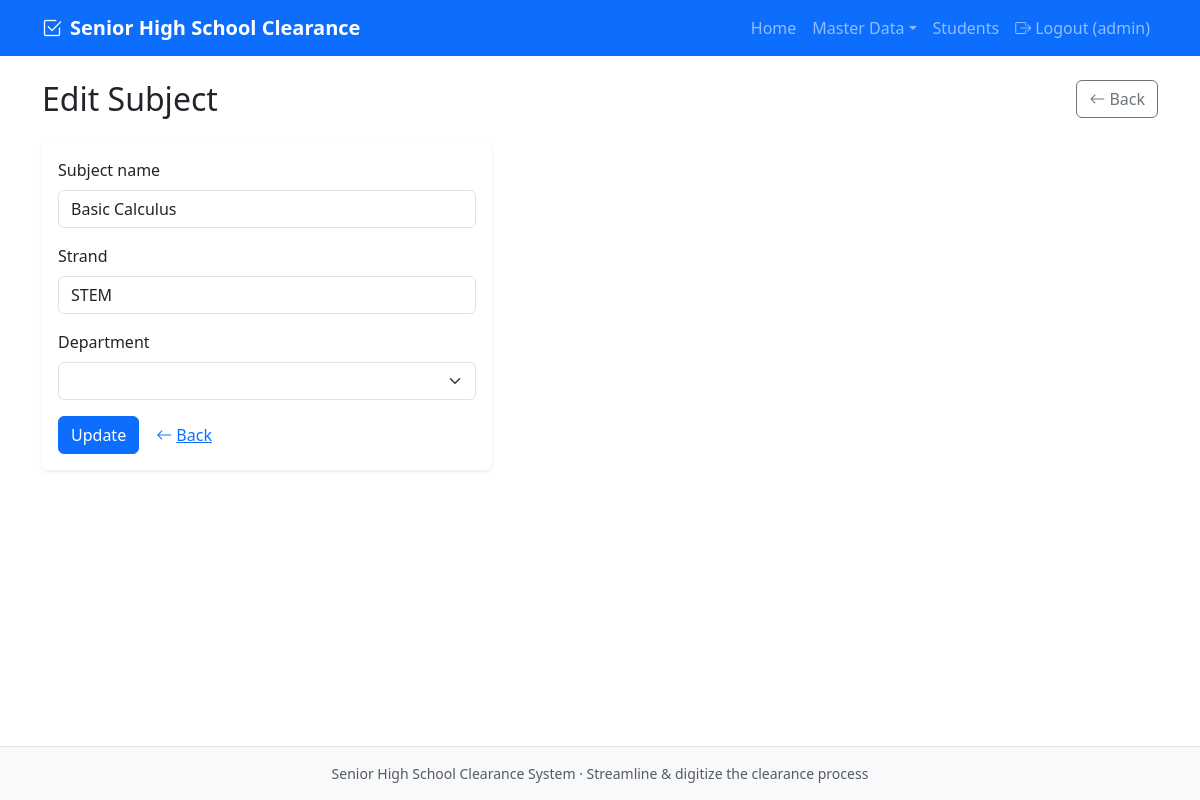
The app's page /admin/subjects/edit.php?id=3 (signed in) with its own data.
### tables this page shows
CREATE TABLE users (
    user_id INT AUTO_INCREMENT PRIMARY KEY,
    username VARCHAR(80) NOT NULL UNIQUE,
    password_hash VARCHAR(255) NOT NULL,
    role ENUM('student', 'teacher', 'admin') NOT NULL,
    reference_id VARCHAR(20) DEFAULT NULL COMMENT 'LRN for student, teacher_id for teacher, NULL for admin',
    created_at TIMESTAMP DEFAULT CURRENT_TIMESTAMP,
    CONSTRAINT chk_reference CHECK (
        (role = 'admin' AND reference_id IS NULL) OR
        (role IN ('student', 'teacher') AND reference_id IS NOT NULL AND reference_id != '')
    )
);

CREATE TABLE subjects (
    subject_id INT AUTO_INCREMENT PRIMARY KEY,
    subject_name VARCHAR(100) NOT NULL,
    strand VARCHAR(50) NOT NULL,
    strand_id INT DEFAULT NULL,
    department_id INT NOT NULL,
    FOREIGN KEY (department_id) REFERENCES departments(department_id) ON DELETE RESTRICT,
    FOREIGN KEY (strand_id) REFERENCES strands(strand_id) ON DELETE SET NULL
);

### includes/auth.php (called while the page is built, shortened)
<?php
function getCurrentUser() {
    $pdo = getDB();
    $stmt = $pdo->prepare('SELECT user_id, username, role, reference_id, created_at FROM users WHERE user_id = ?');
    $stmt->execute([$_SESSION['user_id']]);
    $user = $stmt->fetch();
    return $user ?: null;
}

### admin/subjects/edit.php (the view, shortened to what this page needs)
<?php
require_once __DIR__ . '/../../includes/auth.php';
$pdo = getDB();
$id = (int)($_GET['id'] ?? 0);
$stmt = $pdo->prepare("SELECT * FROM subjects WHERE subject_id = ?");
$stmt->execute([$id]);
$row = $stmt->fetch();
$subject_name = $row['subject_name'];
$strand = $row['strand'];
$strand_id = $row['strand_id'] ?? null;
$returnTo = $_GET['returnTo'] ?? '';
require_once __DIR__ . '/../../includes/header.php';
?>
<div class="d-flex justify-content-between align-items-center mb-4">
    <h1 class="h2 mb-0">Edit Subject</h1>
    <?php if ($strand_id): ?>
        <a href="../departments/view_strand.php?id=<?php echo $strand_id; ?>" class="btn btn-outline-secondary"><i class="bi bi-arrow-left me-1"></i>Back to Strand</a>
    <?php elseif ($returnTo === 'departments'): ?>
        <a href="../departments/index.php" class="btn btn-outline-secondary"><i class="bi bi-arrow-left me-1"></i>Back</a>
    <?php else: ?>
        <a href="index.php" class="btn btn-outline-secondary"><i class="bi bi-arrow-left me-1"></i>Back</a>
    <?php endif; ?>
</div>
<div class="card" style="max-width: 450px;">
    <div class="card-body">
        <form method="post" action="">
            <div class="mb-3">
                <label for="subject_name" class="form-label">Subject name</label>
                <input type="text" class="form-control" id="subject_name" name="subject_name" value="<?php echo htmlspecialchars($subject_name); ?>" required>
            </div>
            <div class="mb-3">
                <label for="strand" class="form-label">Strand</label>
                <input type="text" class="form-control" id="strand" name="strand" value="<?php echo htmlspecialchars($strand); ?>" required>
            </div>
            <div class="mb-3">
                <label for="department_id" class="form-label">Department</label>
                <select class="form-select" id="department_id" name="department_id" required>
                </select>
            </div>
            <button type="submit" class="btn btn-primary">Update</button>
            <?php if ($strand_id): ?>
                <a href="../departments/view_strand.php?id=<?php echo $strand_id; ?>" class="btn btn-link"><i class="bi bi-arrow-left me-1"></i>Back to Strand</a>
            <?php elseif ($returnTo === 'departments'): ?>
                <a href="../departments/index.php" class="btn btn-link"><i class="bi bi-arrow-left me-1"></i>Back</a>
            <?php else: ?>
                <a href="index.php" class="btn btn-link"><i class="bi bi-arrow-left me-1"></i>Back</a>
            <?php endif; ?>
        </form>
    </div>
</div>
<?php require_once __DIR__ . '/../../includes/footer.php'; ?>

### includes/header.php (shortened to what this page needs)
<?php
$base = rtrim(WEB_BASE, '/');
require_once __DIR__ . '/auth.php';
$currentUser = getCurrentUser();
?>
<!DOCTYPE html>
<html lang="en">
<head>
    <link href="<?php echo $base; ?>/assets/bootstrap/css/bootstrap.min.css" rel="stylesheet">
    <link href="<?php echo $base; ?>/assets/bootstrap-icons/font/bootstrap-icons.css" rel="stylesheet">
    <link href="<?php echo $base; ?>/assets/css/style.css" rel="stylesheet">
    <link href="<?php echo $base; ?>/assets/css/admin-cards.css" rel="stylesheet">
</head>
<body class="d-flex flex-column min-vh-100">
    <nav class="navbar navbar-expand-lg navbar-dark bg-primary">
        <div class="container">
            <a class="navbar-brand fw-bold" href="<?php echo $base; ?>/public/index.php">
                <i class="bi bi-check2-square me-2"></i>Senior High School Clearance
            </a>
            <div class="collapse navbar-collapse" id="navbarNav">
                <ul class="navbar-nav ms-auto">
                    <?php if ($currentUser): ?>
                        <li class="nav-item"><a class="nav-link" href="<?php echo $base; ?>/public/index.php">Home</a></li>
                        <?php if ($currentUser['role'] === 'student'): ?>
                            <li class="nav-item"><a class="nav-link" href="<?php echo $base; ?>/student/my_clearance.php">My Clearance</a></li>
                        <?php elseif ($currentUser['role'] === 'teacher'): ?>
                        <?php else: ?>
                            <li class="nav-item dropdown">
                                <a class="nav-link dropdown-toggle" href="#" data-bs-toggle="dropdown">Master Data</a>
                            </li>
                            <li class="nav-item"><a class="nav-link" href="<?php echo $base; ?>/admin/students/index.php">Students</a></li>
                        <?php endif; ?>
                        <li class="nav-item"><a class="nav-link" href="<?php echo $base; ?>/public/logout.php"><i class="bi bi-box-arrow-right me-1"></i>Logout (<?php echo htmlspecialchars($currentUser['username']); ?>)</a></li>
                    <?php endif; ?>
                </ul>
            </div>
        </div>
    </nav>
    <main class="container flex-grow-1 py-4">

### assets/css/style.css (style rules this page uses)
:root { --gradline-primary: #0d6efd; --gradline-success: #198754; --gradline-pending: #ffc107; }
body { font-family: 'Segoe UI', system-ui, sans-serif; }
.card { box-shadow: 0 0.125rem 0.25rem rgba(0, 0, 0, 0.075); border: none; }

### records on screen
users: username "admin"
subjects: subject_name "Basic Calculus", strand "STEM"
